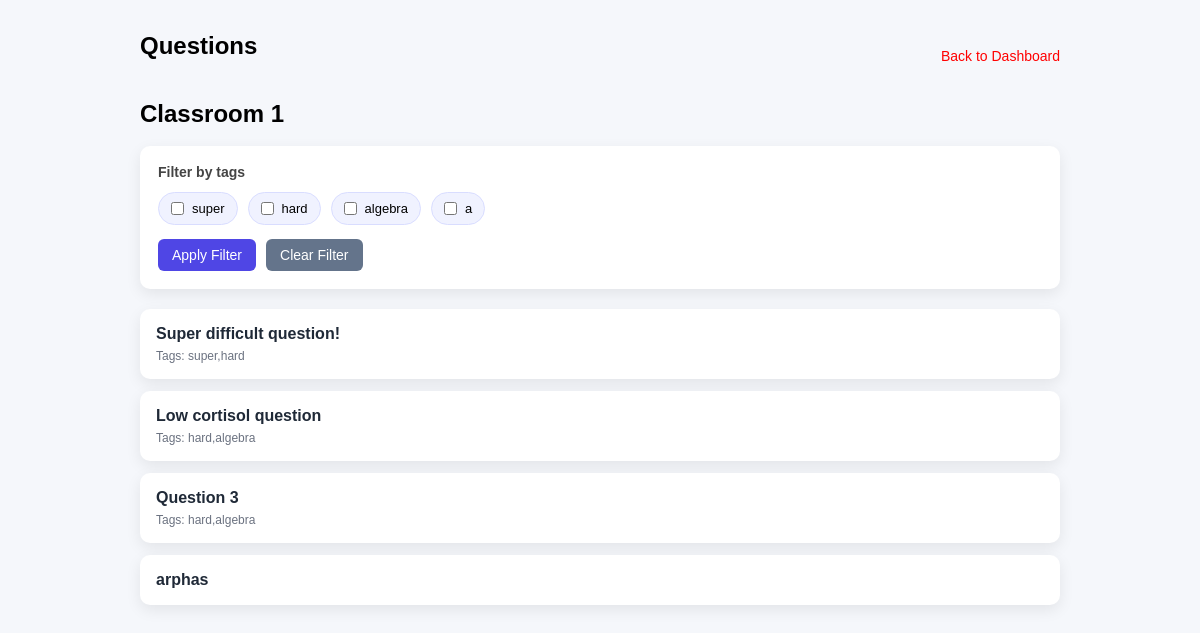
/classroom/1 (signed in), run on the app's committed database.
### tables this page shows
CREATE TABLE tags (
            id INTEGER PRIMARY KEY AUTOINCREMENT,
            name TEXT,
            classroom_id INTEGER
        );

CREATE TABLE questions (
        id INTEGER PRIMARY KEY AUTOINCREMENT,
        classroom_id INTEGER,
        title TEXT,
        image_path TEXT,
        markscheme_path TEXT,
        comments TEXT
    );

### app.py (the view)
@app.route("/classroom/<int:classroom_id>")
def classroom(classroom_id):
    if "user_id" not in session:
        return redirect("/login")
    conn = sqlite3.connect(DB_NAME)
    c = conn.cursor()
    selected_tags = request.args.getlist("tags")
    if selected_tags:
        placeholders = ",".join("?" * len(selected_tags))
        query = f'''
            SELECT q.id, q.title, GROUP_CONCAT(DISTINCT t.name)
            FROM questions q
            JOIN question_tags qt ON q.id = qt.question_id
            JOIN tags t ON qt.tag_id = t.id
            WHERE q.classroom_id = ?
            AND t.name IN ({placeholders})
            GROUP BY q.id
        '''
        params = [classroom_id] + selected_tags
        c.execute(query, params)
    else:
        c.execute('''
            SELECT q.id, q.title, GROUP_CONCAT(DISTINCT t.name)
            FROM questions q
            LEFT JOIN question_tags qt ON q.id = qt.question_id
            LEFT JOIN tags t ON qt.tag_id = t.id
            WHERE q.classroom_id = ?
            GROUP BY q.id
        ''', (classroom_id,))
    questions = c.fetchall()
    c.execute("SELECT DISTINCT name FROM tags WHERE classroom_id = ?",(classroom_id,))
    all_tags = [t[0] for t in c.fetchall()]
    conn.close()
    return render_template("classroom.html", questions=questions, classroom_id=classroom_id, role=session["role"], all_tags=all_tags)

### templates/classroom.html (shortened to what this page needs)
<!DOCTYPE html>
<html>
<head>
    <link rel="stylesheet" href="{{ url_for('static', filename='css/styles.css') }}">
</head>
<body>
<div class="dashboard-container classroom-page">
    <div class="top-bar">
        <h1>Questions</h1>
        <a class="logout" href="/dashboard">Back to Dashboard</a>
    </div>
    <div class="section-header classroom-actions">
        <h2>Classroom {{ classroom_id }}</h2>
    </div>
    <form method="GET" class="tag-filter-form">
        <p class="filter-label">Filter by tags</p>
        <div class="tag-options">
            {% for tag in all_tags %}
                <label class="tag-pill">
                    <input type="checkbox" name="tags" value="{{ tag }}"
                    {% if tag in request.args.getlist('tags') %}checked{% endif %}>
                    <span>{{ tag }}</span>
                </label>
            {% endfor %}
        </div>
        <div class="filter-controls">
            <button type="submit">Apply Filter</button>
            <a class="btn clear-filter-btn" href="/classroom/{{ classroom_id }}">Clear Filter</a>
        </div>
    </form>
    {% if questions %}
        <ul class="question-list">
        {% for q in questions %}
            <li class="question-row">
                <div class="question-main">
                    <a class="question-link" href="/question/{{ q[0] }}">{{ q[1] }}</a>
                    {% if q[2] %}
                        <small class="question-tags">Tags: {{ q[2] }}</small>
                    {% endif %}
                </div>
            </li>
        {% endfor %}
        </ul>
    {% else %}
        <p class="empty-state">No questions yet. Add one to get started.</p>
    {% endif %}
</div>
</body>
</html>

### static/css/styles.css (style rules this page uses)
* { margin: 0; padding: 0; box-sizing: border-box; }
body { font-family: Arial, sans-serif; background: #f5f7fb; }
h1 { margin-bottom: 20px; font-size: 24px; }
input, select { width: 100%; padding: 10px; margin: 10px 0; border-radius: 6px; border: 1px solid #ccc; font-size: 14px; }
button { width: 100%; padding: 10px; background: #4f46e5; color: white; border: none; border-radius: 6px; font-size: 16px; cursor: pointer; margin-top: 10px; }
.dashboard-container { padding: 40px; max-width: 1000px; margin: auto; }
.top-bar { display: flex; justify-content: space-between; align-items: center; margin-bottom: 20px; }
.section-header { display: flex; justify-content: space-between; align-items: center; }
.btn { background: #4f46e5; color: white; padding: 8px 14px; border-radius: 6px; text-decoration: none; font-size: 14px; }
.logout { color: red; text-decoration: none; font-size: 14px; }
.classroom-page { padding-top: 32px; }
.classroom-actions { margin-bottom: 18px; }
.tag-filter-form { background: white; padding: 18px; border-radius: 10px; box-shadow: 0 5px 15px rgba(0, 0, 0, 0.08); margin-bottom: 20px; }
.filter-label { font-size: 14px; color: #444; margin-bottom: 12px; font-weight: 600; }
.tag-options { display: flex; flex-wrap: wrap; gap: 10px; }
.tag-pill { display: inline-flex; align-items: center; gap: 8px; background: #f0f2ff; border: 1px solid #d9ddff; border-radius: 999px; padding: 8px 12px; font-size: 13px; }
.tag-pill input { width: auto; margin: 0; }
.filter-controls { display: flex; align-items: center; gap: 10px; margin-top: 14px; }
.filter-controls button { width: auto; margin-top: 0; padding: 8px 14px; font-size: 14px; }
.clear-filter-btn { background: #64748b; }
.question-list { list-style: none; display: flex; flex-direction: column; gap: 12px; }
.question-row { background: white; border-radius: 10px; padding: 16px; box-shadow: 0 5px 15px rgba(0, 0, 0, 0.08); display: flex; justify-content: space-between; align-items: center; gap: 10px; }
.question-main { display: flex; flex-direction: column; gap: 6px; }
.question-link { color: #1f2937; text-decoration: none; font-weight: 600; font-size: 16px; }
.question-tags { color: #6b7280; font-size: 12px; }

### data on the page
tags: name "super"
tags: name "hard"
tags: name "algebra"
questions: title "Super difficult question!", q "super,hard"
questions: title "Low cortisol question", q "hard,algebra"
questions: title "Question 3", q "hard,algebra"
questions: title "arphas"

### other printed values
{{ classroom_id }} "1"
{{ tag }} "a"
